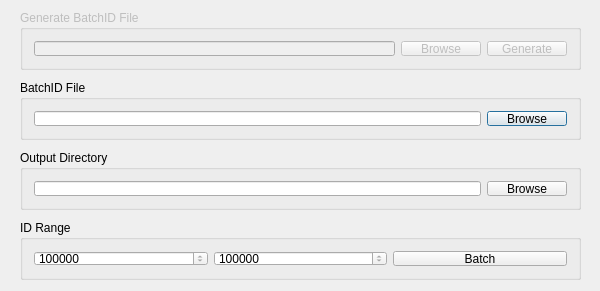
<ui version="4.0" >
 <class>BatchIDClass</class>
 <widget class="QDialog" name="BatchIDClass" >
  <property name="geometry" >
   <rect>
    <x>0</x>
    <y>0</y>
    <width>600</width>
    <height>291</height>
   </rect>
  </property>
  <property name="windowTitle" >
   <string>BatchID</string>
  </property>
  <widget class="QGroupBox" name="groupBox" >
   <property name="geometry" >
    <rect>
     <x>20</x>
     <y>80</y>
     <width>561</width>
     <height>60</height>
    </rect>
   </property>
   <property name="title" >
    <string>BatchID File</string>
   </property>
   <layout class="QHBoxLayout" name="horizontalLayout" >
    <item>
     <widget class="QLineEdit" name="lineEdit" />
    </item>
    <item>
     <widget class="QPushButton" name="pushButtonBrowse" >
      <property name="text" >
       <string>Browse</string>
      </property>
     </widget>
    </item>
   </layout>
  </widget>
  <widget class="QGroupBox" name="groupBox_2" >
   <property name="geometry" >
    <rect>
     <x>20</x>
     <y>220</y>
     <width>561</width>
     <height>60</height>
    </rect>
   </property>
   <property name="title" >
    <string>ID Range</string>
   </property>
   <layout class="QHBoxLayout" name="horizontalLayout_3" >
    <item>
     <widget class="QSpinBox" name="spinBox" >
      <property name="minimum" >
       <number>10060001</number>
      </property>
      <property name="maximum" >
       <number>10069999</number>
      </property>
     </widget>
    </item>
    <item>
     <widget class="QSpinBox" name="spinBox_2" >
      <property name="minimum" >
       <number>10060001</number>
      </property>
      <property name="maximum" >
       <number>10069999</number>
      </property>
      <property name="value" >
       <number>10069999</number>
      </property>
     </widget>
    </item>
    <item>
     <widget class="QPushButton" name="pushButton" >
      <property name="text" >
       <string>Batch</string>
      </property>
     </widget>
    </item>
   </layout>
  </widget>
  <widget class="QGroupBox" name="groupBox_3" >
   <property name="geometry" >
    <rect>
     <x>20</x>
     <y>150</y>
     <width>561</width>
     <height>60</height>
    </rect>
   </property>
   <property name="title" >
    <string>Output Directory</string>
   </property>
   <layout class="QHBoxLayout" name="horizontalLayout_2" >
    <item>
     <widget class="QLineEdit" name="lineEdit_4" />
    </item>
    <item>
     <widget class="QPushButton" name="pushButtonBrowse_2" >
      <property name="text" >
       <string>Browse</string>
      </property>
     </widget>
    </item>
   </layout>
  </widget>
  <widget class="QGroupBox" name="groupBox_4" >
   <property name="enabled" >
    <bool>false</bool>
   </property>
   <property name="geometry" >
    <rect>
     <x>20</x>
     <y>10</y>
     <width>561</width>
     <height>60</height>
    </rect>
   </property>
   <property name="title" >
    <string>Generate BatchID File</string>
   </property>
   <layout class="QHBoxLayout" name="horizontalLayout_4" >
    <item>
     <widget class="QLineEdit" name="lineEdit_5" />
    </item>
    <item>
     <widget class="QPushButton" name="pushButtonBrowse_3" >
      <property name="text" >
       <string>Browse</string>
      </property>
     </widget>
    </item>
    <item>
     <widget class="QPushButton" name="pushButton_2" >
      <property name="text" >
       <string>Generate</string>
      </property>
     </widget>
    </item>
   </layout>
  </widget>
 </widget>
 <layoutdefault spacing="6" margin="11" />
 <resources/>
 <connections/>
</ui>
